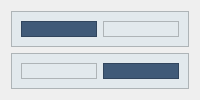
      <widget class="QWidget" name="page_2">
       <layout class="QGridLayout" name="gridLayout_5">
        <item row="0" column="0">
         <widget class="QFrame" name="frame">
          <property name="maximumSize">
           <size>
            <width>1000</width>
            <height>550</height>
           </size>
          </property>
          <property name="styleSheet">
           <string notr="true">background-color:#e2e9ed;</string>
          </property>
          <property name="frameShape">
           <enum>QFrame::StyledPanel</enum>
          </property>
          <property name="frameShadow">
           <enum>QFrame::Raised</enum>
          </property>
          <layout class="QGridLayout" name="gridLayout">
           <item row="0" column="0">
            <widget class="QFrame" name="frame_2">
             <property name="styleSheet">
              <string notr="true">background-color: #405a78;</string>
             </property>
             <property name="frameShape">
              <enum>QFrame::StyledPanel</enum>
             </property>
             <property name="frameShadow">
              <enum>QFrame::Raised</enum>
             </property>
             <widget class="QLabel" name="label">
              <property name="geometry">
               <rect>
                <x>80</x>
                <y>30</y>
                <width>301</width>
                <height>211</height>
               </rect>
              </property>
              <property name="text">
               <string/>
              </property>
              <property name="pixmap">
               <pixmap>images/f9edc9fa-e589-4547-85c3-1c4822da8301-removebg-preview.png</pixmap>
              </property>
              <property name="scaledContents">
               <bool>true</bool>
              </property>
             </widget>
             <widget class="QLabel" name="label_2">
              <property name="geometry">
               <rect>
                <x>100</x>
                <y>260</y>
                <width>271</width>
                <height>41</height>
               </rect>
              </property>
              <property name="styleSheet">
               <string notr="true">font: 22pt &quot;MS Gothic&quot;;
color: rgb(255, 255, 255);</string>
              </property>
              <property name="text">
               <string>Hotel</string>
              </property>
             </widget>
             <widget class="QPushButton" name="pushButton">
              <property name="geometry">
               <rect>
                <x>140</x>
                <y>390</y>
                <width>191</width>
                <height>41</height>
               </rect>
              </property>
              <property name="styleSheet">
               <string notr="true">QPushButton{
	
	background-color: rgb(64, 90, 120);
	color: rgb(255, 255, 255);
	font: 11pt &quot;MV Boli&quot;;
	border:2px solid #67ffe8;
	border-radius:10px;
}

QPushButton:hover{
	
	background-color: rgb(255, 255, 255);
	font: 13pt &quot;MV Boli&quot;;
	color: rgb(64, 90, 120);
	
}</string>
              </property>
              <property name="text">
               <string>Create an account</string>
              </property>
             </widget>
            </widget>
           </item>
           <item row="0" column="1">
            <widget class="QFrame" name="frame_3">
             <property name="styleSheet">
              <string notr="true"/>
             </property>
             <property name="frameShape">
              <enum>QFrame::StyledPanel</enum>
             </property>
             <property name="frameShadow">
              <enum>QFrame::Raised</enum>
             </property>
             <widget class="QLabel" name="label_3">
              <property name="geometry">
               <rect>
                <x>90</x>
                <y>60</y>
                <width>271</width>
                <height>41</height>
               </rect>
              </property>
              <property name="styleSheet">
               <string notr="true">font: 22pt &quot;MS Gothic&quot;;
color: rgb(64, 90, 120);</string>
              </property>
              <property name="text">
               <string>hotel</string>
              </property>
             </widget>
             <widget class="QFrame" name="frame_4">
              <property name="geometry">
               <rect>
                <x>40</x>
                <y>160</y>
                <width>371</width>
                <height>49</height>
               </rect>
              </property>
              <property name="styleSheet">
               <string notr="true">border:2px solid #c8c8c8;
border-radius:10px;
background-color: rgb(221, 221, 221);</string>
              </property>
              <property name="frameShape">
               <enum>QFrame::StyledPanel</enum>
              </property>
              <property name="frameShadow">
               <enum>QFrame::Raised</enum>
              </property>
              <layout class="QGridLayout" name="gridLayout_6">
               <item row="0" column="0">
                <widget class="QToolButton" name="toolButton">
                 <property name="styleSheet">
                  <string notr="true">border:none;</string>
                 </property>
                 <property name="text">
                  <string>...</string>
                 </property>
                 <property name="icon">
                  <iconset>
                   <normaloff>images/user.png</normaloff>images/user.png</iconset>
                 </property>
                </widget>
               </item>
               <item row="0" column="1">
                <widget class="QLineEdit" name="lineEdit_6">
                 <property name="styleSheet">
                  <string notr="true">border:none;</string>
                 </property>
                 <property name="echoMode">
                  <enum>QLineEdit::Password</enum>
                 </property>
                 <property name="placeholderText">
                  <string>enter ur username</string>
                 </property>
                 <property name="clearButtonEnabled">
                  <bool>true</bool>
                 </property>
                </widget>
               </item>
              </layout>
             </widget>
             <widget class="QFrame" name="frame_5">
              <property name="geometry">
               <rect>
                <x>40</x>
                <y>220</y>
                <width>371</width>
                <height>51</height>
               </rect>
              </property>
              <property name="styleSheet">
               <string notr="true">border:2px solid #c8c8c8;
border-radius:10px;
background-color: rgb(221, 221, 221);</string>
              </property>
              <property name="frameShape">
               <enum>QFrame::StyledPanel</enum>
              </property>
              <property name="frameShadow">
               <enum>QFrame::Raised</enum>
              </property>
              <widget class="QLineEdit" name="lineEdit_2">
               <property name="geometry">
                <rect>
                 <x>52</x>
                 <y>11</y>
                 <width>281</width>
                 <height>31</height>
                </rect>
               </property>
               <property name="styleSheet">
                <string notr="true">border:none;</string>
               </property>
               <property name="echoMode">
                <enum>QLineEdit::Password</enum>
               </property>
               <property name="placeholderText">
                <string>enter ur password</string>
               </property>
               <property name="clearButtonEnabled">
                <bool>true</bool>
               </property>
              </widget>
              <widget class="QToolButton" name="toolButton_2">
               <property name="geometry">
                <rect>
                 <x>10</x>
                 <y>10</y>
                 <width>31</width>
                 <height>31</height>
                </rect>
               </property>
               <property name="styleSheet">
                <string notr="true">border:none;</string>
               </property>
               <property name="text">
                <string>...</string>
               </property>
               <property name="icon">
                <iconset>
                 <normaloff>images/user.png</normaloff>images/user.png</iconset>
               </property>
              </widget>
             </widget>
             <widget class="QPushButton" name="pushButton_2">
              <property name="geometry">
               <rect>
                <x>290</x>
                <y>280</y>
                <width>93</width>
                <height>28</height>
               </rect>
              </property>
              <property name="styleSheet">
               <string notr="true">QPushButton{
	
	font: 8pt &quot;MS Shell Dlg 2&quot;;
	text-decoration: underline;
border:none;
}

QPushButton:pressed{
	
	color: rgb(150, 150, 150);
	
}</string>
              </property>
              <property name="text">
               <string>clear</string>
              </property>
             </widget>
             <widget class="QPushButton" name="RisingAcademyBtn">
              <property name="geometry">
               <rect>
                <x>120</x>
                <y>350</y>
                <width>191</width>
                <height>41</height>
               </rect>
              </property>
              <property name="styleSheet">
               <string notr="true">QPushButton{
	
	background-color: rgb(64, 90, 120);
	color: rgb(255, 255, 255);
	font: 11pt &quot;MV Boli&quot;;
	border:2px solid #67ffe8;
	border-radius:10px;
}

QPushButton:hover{
	
	background-color: rgb(255, 255, 255);
	font: 13pt &quot;MV Boli&quot;;
	color: rgb(64, 90, 120);
	
}</string>
              </property>
              <property name="text">
               <string>login</string>
              </property>
             </widget>
            </widget>
           </item>
          </layout>
         </widget>
        </item>
        <item row="1" column="0">
         <widget class="QFrame" name="frame_6">
          <property name="maximumSize">
           <size>
            <width>1000</width>
            <height>550</height>
           </size>
          </property>
          <property name="styleSheet">
           <string notr="true">background-color:#e2e9ed;</string>
          </property>
          <property name="frameShape">
           <enum>QFrame::StyledPanel</enum>
          </property>
          <property name="frameShadow">
           <enum>QFrame::Raised</enum>
          </property>
          <layout class="QGridLayout" name="gridLayout_4">
           <item row="0" column="0">
            <widget class="QFrame" name="frame_8">
             <property name="styleSheet">
              <string notr="true"/>
             </property>
             <property name="frameShape">
              <enum>QFrame::StyledPanel</enum>
             </property>
             <property name="frameShadow">
              <enum>QFrame::Raised</enum>
             </property>
             <widget class="QLabel" name="label_6">
              <property name="geometry">
               <rect>
                <x>90</x>
                <y>60</y>
                <width>271</width>
                <height>41</height>
               </rect>
              </property>
              <property name="styleSheet">
               <string notr="true">font: 22pt &quot;MS Gothic&quot;;
color: rgb(64, 90, 120);</string>
              </property>
              <property name="text">
               <string>Hotel</string>
              </property>
             </widget>
             <widget class="QFrame" name="frame_9">
              <property name="geometry">
               <rect>
                <x>40</x>
                <y>140</y>
                <width>351</width>
                <height>51</height>
               </rect>
              </property>
              <property name="styleSheet">
               <string notr="true">border:2px solid #c8c8c8;
border-radius:10px;
background-color: rgb(221, 221, 221);</string>
              </property>
              <property name="frameShape">
               <enum>QFrame::StyledPanel</enum>
              </property>
              <property name="frameShadow">
               <enum>QFrame::Raised</enum>
              </property>
              <widget class="QLineEdit" name="lineEdit_3">
               <property name="geometry">
                <rect>
                 <x>52</x>
                 <y>11</y>
                 <width>281</width>
                 <height>31</height>
                </rect>
               </property>
               <property name="styleSheet">
                <string notr="true">border:none;</string>
               </property>
               <property name="text">
                <string/>
               </property>
               <property name="placeholderText">
                <string>enter ur username</string>
               </property>
               <property name="clearButtonEnabled">
                <bool>true</bool>
               </property>
              </widget>
              <widget class="QToolButton" name="toolButton_3">
               <property name="geometry">
                <rect>
                 <x>10</x>
                 <y>10</y>
                 <width>31</width>
                 <height>31</height>
                </rect>
               </property>
               <property name="styleSheet">
                <string notr="true">border:none;</string>
               </property>
               <property name="text">
                <string>...</string>
               </property>
               <property name="icon">
                <iconset>
                 <normaloff>images/user.png</normaloff>images/user.png</iconset>
               </property>
              </widget>
             </widget>
             <widget class="QFrame" name="frame_10">
              <property name="geometry">
               <rect>
                <x>40</x>
                <y>200</y>
                <width>351</width>
                <height>51</height>
               </rect>
              </property>
              <property name="styleSheet">
               <string notr="true">border:2px solid #c8c8c8;
border-radius:10px;
background-color: rgb(221, 221, 221);</string>
              </property>
              <property name="frameShape">
               <enum>QFrame::StyledPanel</enum>
              </property>
              <property name="frameShadow">
               <enum>QFrame::Raised</enum>
              </property>
              <widget class="QLineEdit" name="lineEdit_4">
               <property name="geometry">
                <rect>
                 <x>52</x>
                 <y>11</y>
                 <width>281</width>
                 <height>31</height>
                </rect>
               </property>
               <property name="styleSheet">
                <string notr="true">border:none;</string>
               </property>
               <property name="text">
                <string/>
               </property>
               <property name="echoMode">
                <enum>QLineEdit::Password</enum>
               </property>
               <property name="placeholderText">
                <string>enter ur password</string>
               </property>
               <property name="clearButtonEnabled">
                <bool>true</bool>
               </property>
              </widget>
              <widget class="QToolButton" name="toolButton_4">
               <property name="geometry">
                <rect>
                 <x>10</x>
                 <y>10</y>
                 <width>31</width>
                 <height>31</height>
                </rect>
               </property>
               <property name="styleSheet">
                <string notr="true">border:none;</string>
               </property>
               <property name="text">
                <string>...</string>
               </property>
               <property name="icon">
                <iconset>
                 <normaloff>images/user.png</normaloff>images/user.png</iconset>
               </property>
              </widget>
             </widget>
             <widget class="QPushButton" name="pushButton_5">
              <property name="geometry">
               <rect>
                <x>310</x>
                <y>320</y>
                <width>93</width>
                <height>28</height>
               </rect>
              </property>
              <property name="styleSheet">
               <string notr="true">QPushButton{
	
	font: 8pt &quot;MS Shell Dlg 2&quot;;
	text-decoration: underline;
border:none;
}

QPushButton:pressed{
	
	color: rgb(150, 150, 150);
	
}</string>
              </property>
              <property name="text">
               <string>clear</string>
              </property>
             </widget>
             <widget class="QPushButton" name="pushButton_signup">
              <property name="geometry">
               <rect>
                <x>120</x>
                <y>390</y>
                <width>191</width>
                <height>41</height>
               </rect>
              </property>
              <property name="styleSheet">
               <string notr="true">QPushButton{
	
	background-color: rgb(64, 90, 120);
	color: rgb(255, 255, 255);
	font: 11pt &quot;MV Boli&quot;;
	border:2px solid #67ffe8;
	border-radius:10px;
}

QPushButton:hover{
	
	background-color: rgb(255, 255, 255);
	font: 13pt &quot;MV Boli&quot;;
	color: rgb(64, 90, 120);
	
}</string>
              </property>
              <property name="text">
               <string>signup</string>
              </property>
             </widget>
             <widget class="QFrame" name="frame_11">
              <property name="geometry">
               <rect>
                <x>40</x>
                <y>260</y>
                <width>351</width>
                <height>51</height>
               </rect>
              </property>
              <property name="styleSheet">
               <string notr="true">border:2px solid #c8c8c8;
border-radius:10px;
background-color: rgb(221, 221, 221);</string>
              </property>
              <property name="frameShape">
               <enum>QFrame::StyledPanel</enum>
              </property>
              <property name="frameShadow">
               <enum>QFrame::Raised</enum>
              </property>
              <widget class="QLineEdit" name="lineEdit_5">
               <property name="geometry">
                <rect>
                 <x>52</x>
                 <y>11</y>
                 <width>281</width>
                 <height>31</height>
                </rect>
               </property>
               <property name="styleSheet">
                <string notr="true">border:none;</string>
               </property>
               <property name="echoMode">
                <enum>QLineEdit::Password</enum>
               </property>
               <property name="placeholderText">
                <string>enter ur password</string>
               </property>
               <property name="clearButtonEnabled">
                <bool>true</bool>
               </property>
              </widget>
              <widget class="QToolButton" name="toolButton_5">
               <property name="geometry">
                <rect>
                 <x>10</x>
                 <y>10</y>
                 <width>31</width>
                 <height>31</height>
                </rect>
               </property>
               <property name="styleSheet">
                <string notr="true">border:none;</string>
               </property>
               <property name="text">
                <string>...</string>
               </property>
               <property name="icon">
                <iconset>
                 <normaloff>images/user.png</normaloff>images/user.png</iconset>
               </property>
              </widget>
             </widget>
             <widget class="QLabel" name="label_7">
              <property name="geometry">
               <rect>
                <x>40</x>
                <y>320</y>
                <width>271</width>
                <height>31</height>
               </rect>
              </property>
              <property name="styleSheet">
               <string notr="true">color: rgb(255, 0, 0);</string>
              </property>
              <property name="text">
               <string/>
              </property>
             </widget>
            </widget>
           </item>
           <item row="0" column="1">
            <widget class="QFrame" name="frame_7">
             <property name="styleSheet">
              <string notr="true">background-color: #405a78;</string>
             </property>
             <property name="frameShape">
              <enum>QFrame::StyledPanel</enum>
             </property>
             <property name="frameShadow">
              <enum>QFrame::Raised</enum>
             </property>
             <widget class="QLabel" name="label_4">
              <property name="geometry">
               <rect>
                <x>90</x>
                <y>50</y>
                <width>301</width>
                <height>211</height>
               </rect>
              </property>
              <property name="text">
               <string/>
              </property>
              <property name="pixmap">
               <pixmap>images/f9edc9fa-e589-4547-85c3-1c4822da8301-removebg-preview.png</pixmap>
              </property>
              <property name="scaledContents">
               <bool>true</bool>
              </property>
             </widget>
             <widget class="QLabel" name="label_5">
              <property name="geometry">
               <rect>
                <x>110</x>
                <y>280</y>
                <width>271</width>
                <height>41</height>
               </rect>
              </property>
              <property name="styleSheet">
               <string notr="true">font: 22pt &quot;MS Gothic&quot;;
color: rgb(255, 255, 255);</string>
              </property>
              <property name="text">
               <string>Hotel</string>
              </property>
             </widget>
             <widget class="QPushButton" name="pushButton_4">
              <property name="geometry">
               <rect>
                <x>150</x>
                <y>390</y>
                <width>211</width>
                <height>41</height>
               </rect>
              </property>
              <property name="styleSheet">
               <string notr="true">QPushButton{
	
	background-color: rgb(64, 90, 120);
	color: rgb(255, 255, 255);
	font: 11pt &quot;MV Boli&quot;;
	border:2px solid #67ffe8;
	border-radius:10px;
}

QPushButton:hover{
	
	background-color: rgb(255, 255, 255);
	font: 13pt &quot;MV Boli&quot;;
	color: rgb(64, 90, 120);
	
}</string>
              </property>
              <property name="text">
               <string>I have an account</string>
              </property>
             </widget>
            </widget>
           </item>
          </layout>
         </widget>
        </item>
       </layout>
      </widget>
